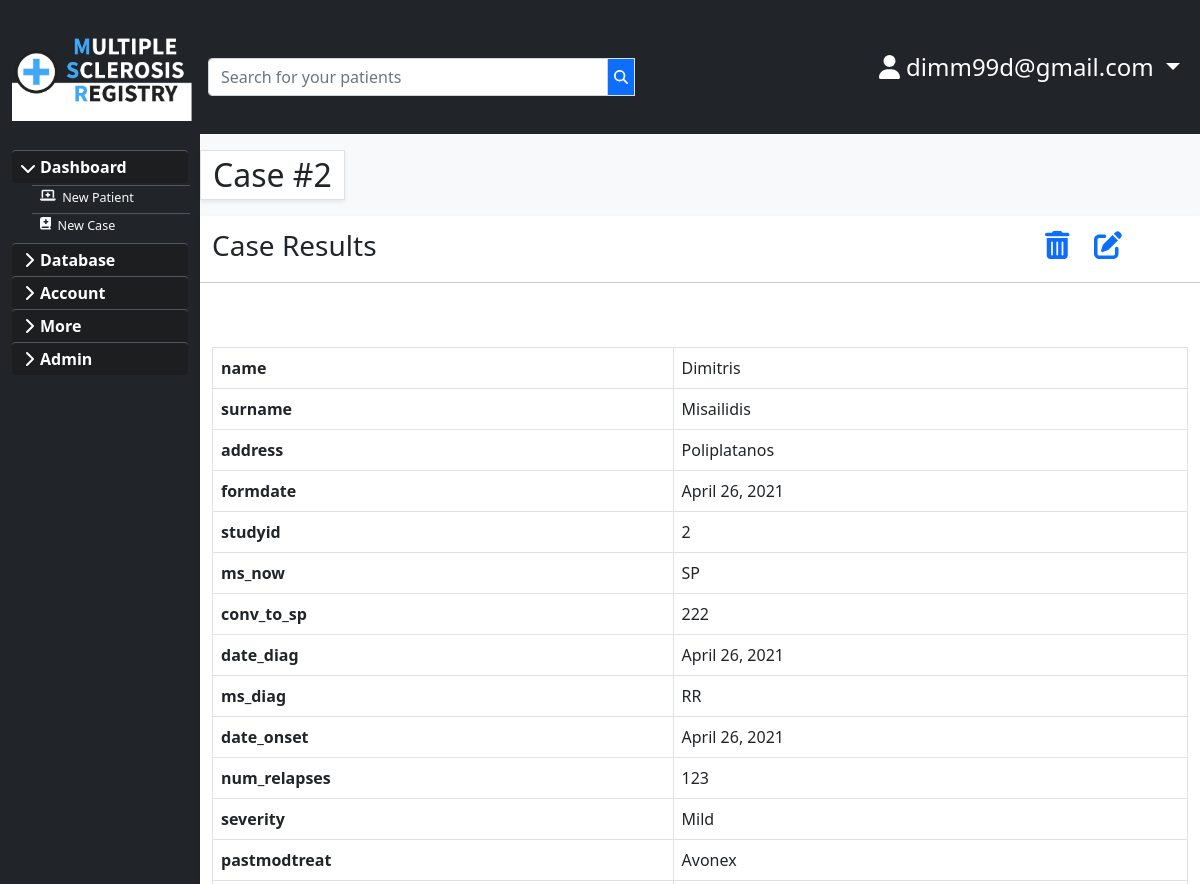
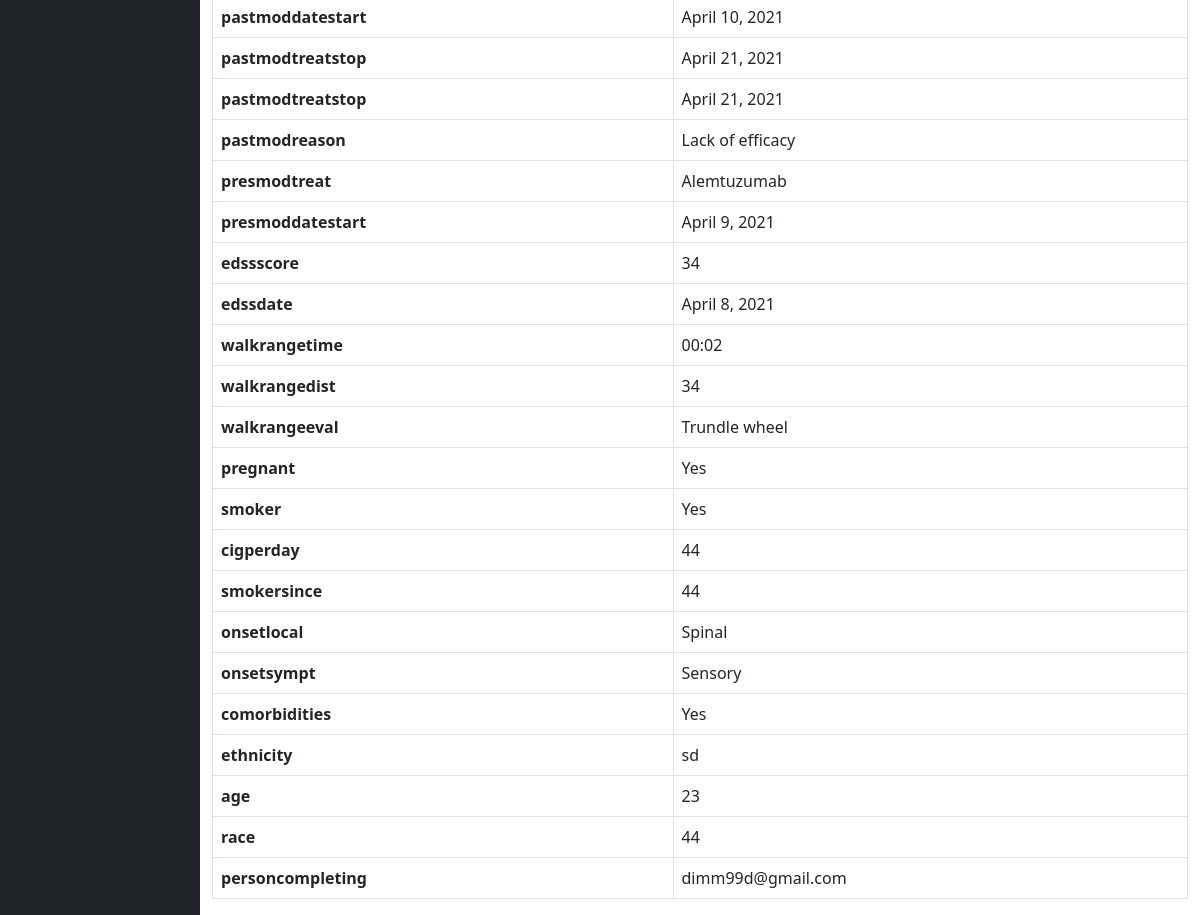
Page /registry/28/2 (signed in) on the committed database (2 pictures, top to bottom).
### users/models.py (models this page shows, shortened)
class User(AbstractBaseUser, PermissionsMixin):
    email = models.EmailField(max_length=254, unique=True)
    is_staff = models.BooleanField(default=False)
    is_superuser = models.BooleanField(default=False)
    is_active = models.BooleanField(default=True)
    last_login = models.DateTimeField(null=True, blank=True)
    date_joined = models.DateTimeField(auto_now_add=True)
    name = models.CharField(max_length=25, null=True, blank=True)
    surname = models.CharField(max_length=25, null=True, blank=True)
    USERNAME_FIELD = 'email'
    EMAIL_FIELD = 'email'
    REQUIRED_FIELDS = ['name','surname']
    objects = UserManager()

### main/models.py (models this page shows, shortened)
class Mscase(models.Model):
    ms_choices=(
        ('RR','Relapsing-remitting MS'),
        ('SP','Secondary progressive MS'),
        ('PP','Primary progressive MS'),
        ('Other','Other'),
    )
    severity_choices=(
        ('Mild','Mild'),
        ('Moderate','Moderate'),
        ('Severe','Severe'),
    )
    modtreat_choices=(
        ('Alemtuzumab','Alemtuzumab'),
        ('Avonex','Avonex'),
        ('Betaferon','Betaferon'),
        ('Copaxone','Copaxone'),
        ('Extavia','Extavia'),
        ('Fingolimod','Fingolimod'),
        ('Mitoxantrone','Mitoxantrone'),
        ('Natalizumab','Natalizumab'),
        ('Ocrelizumab','Ocrelizumab'),
        ('Rebif','Rebif'),
        ('Tecfidera','Tecfidera'),
        ('Teriflunomide','Teriflunomide'),
        ('None','None'),
    )
    pastmodreason_choices=(
        ('Lack of efficacy','Lack of efficacy'),
        ('Side Effects','Side Effects'),
        ('Other','Other'),
    )
    evaluation_choices=(
        ('Self-estimated','Self-estimated'),
        ('Trundle wheel','Trundle wheel'),
        ('Treadmill','Treadmill'),
    )
    onsetlocal_choices=(
        ('Spinal','Spinal'),
        ('Cortex','Cortex'),
        ('Visual','Visual'),
        ('Cerebellar/brainstem','Cerebellar/brainstem'),
    )
    onsetsympt_choices=(
        ('Vision','Vision'),
        ('Motor','Motor'),
        ('Sensory','Sensory'),
        ('Coordination','Coordination'),
        ('Bowel/Bladder','Bowel/Bladder'),
        ('Fatigue','Fatigue'),
        ('Cognitive','Cognitive'),
        ('Encephalopathy','Encephalopathy'),
        ('Other','Other'),
    )
    yes_no=(
        ('Yes','Yes'),
        ('No','No')
    )
    mspatient = models.ForeignKey(Mspatient, null=True, on_delete= models.CASCADE)
    formdate = models.DateField()
    studyid = models.AutoField(primary_key=True)
    ms_now = models.CharField(max_length=10,choices=ms_choices)
    conv_to_sp=models.CharField(max_length=20)
    date_diag=models.DateField()
    ms_diag= models.CharField(max_length=10,choices=ms_choices)
    date_onset=models.DateField()
    num_relapses=IntegerField()
    severity=models.CharField(max_length=10,choices=severity_choices)
    pastmodtreat=models.CharField(max_length=20,choices=modtreat_choices)
    pastmoddatestart=models.DateField()
    pastmodtreatstop=models.DateField()
    pastmodreason= models.CharField(max_length=20,choices=pastmodreason_choices)
    presmodtreat=models.CharField(max_length=20,choices=modtreat_choices)
    presmoddatestart=models.DateField()
    edssscore=IntegerField()
    edssdate=DateField()
    walkrangetime=CharField(max_length=5)
    walkrangedist=IntegerField()
    walkrangeeval=models.CharField(max_length=20,choices=evaluation_choices)
    pregnant=models.CharField(max_length=20,choices=yes_no,null=True,blank=True)
    smoker=models.CharField(max_length=20,choices=yes_no,null=True,blank=True)
    cigperday=IntegerField(null=True,blank=True)
    smokersince=IntegerField(null=True,blank=True)
    onsetlocal = models.CharField(max_length=30,choices=onsetlocal_choices,null=True,blank=True)
    onsetsympt = models.CharField(max_length=30,choices=onsetsympt_choices,null=True,blank=True)
    comorbidities=models.CharField(max_length=20,choices=yes_no,null=True,blank=True)
    ethnicity=models.CharField(max_length=20,null=True,blank=True)
    age=IntegerField(null=True,blank=True)
    race=models.CharField(max_length=20,null=True,blank=True)
    personcompleting=models.ForeignKey(User,editable=False, null=True, on_delete= models.CASCADE)
    def __str__(self):
        return 'Case #%s' % (self.studyid)

class Mspatient(models.Model):
    name = models.CharField(max_length=30)
    surname = models.CharField(max_length=30,default='')
    address = models.CharField(max_length=30)
    datecreated = models.DateField(auto_now_add=True)
    createdby = models.ForeignKey(User,editable=False, null=True,blank=True, on_delete= models.SET_NULL)

### main/decorators.py (the view)
        def wrapper_func(request,**kwargs):
            group=None
            if request.user.groups.exists():
                group=request.user.groups.all()[0].name
            if group in allowed_roles:
                return view_func(request,**kwargs)
            else:
                return redirect('/')
            return view_func(request,**kwargs)

### main/templatetags/hasgroup.py (called while the page is built)
@register.filter(name='has_group')
def has_group(user, group_name):
    group = Group.objects.get(name=group_name)
    return True if group in user.groups.all() else False

### main/views.py (called while the page is built)
@allowed_users(allowed_roles=['admin','doctor'])
def caseentry(request,id,sid):
    mspatient = Mspatient.objects.get(id=id)
    mscase=Mscase.objects.get(studyid=sid)
    return render(request, 'main/case.html', {'mspatient':mspatient,'mscase':mscase})

### main/templates/main/case.html (shortened to what this page needs)
{% extends 'main/main_template.html' %}
{% load static %}
{% block content %}
<link href="{% static 'main/sidebar.css'%}" rel="stylesheet">
    <div class="row">
      {% include 'main/sidebar.html' %}
      <div class="asbcontent col-md-10 col-sm-12 mt-3">
        <div class="row ">
          <p class="fs-2 bg-white border w-auto shadow-sm">Case #{{mscase.studyid}}</p>
        </div>
        <div class="row justify-content-center">
          <div class="col-xl-12 col-xxl-9 bg-white shadow-sm ">
            <div class="row pt-2 justify-content-between">
              <p class="fs-3 col-10">Case Results</p>
              <div class="col">
                <span data-bs-toggle="tooltip" data-placement="top" title="Delete this case">
                  <a href="" class="text-decoration-none fs-3"  data-bs-toggle="modal" data-bs-target="#deletecasemodal{{mscase.studyid}}" >
                    <i class="fas fa-trash-alt"></i>
                  </a>
                </span>
                <a class="text-decoration-none fs-3" data-bs-toggle="tooltip" title="Edit Case" href="{% url 'main:update_caseform' mscase.studyid %}">
                  <i class="fa fa-edit"></i>
                </a>
              </div>
              <hr>
            </div>
            <table id="table_id" class="table table-bordered table-hover mt-5">
              <tr>
                <th>name</th>
                <td>{{mspatient.name}}</td>
              </tr>
              <tr>
                <th>surname</th>
                <td>{{mspatient.surname}}</td>
              </tr>
              <tr>
                <th>address</th>
                <td>{{mspatient.address}}</td>
              </tr>
              <tr>
                <th>formdate</th>
                <td>{{mscase.formdate}}</td>
              </tr>
              <tr>
                <th>studyid</th>
                <td>{{mscase.studyid}}</td>
              </tr>
              <tr>
                <th>ms_now</th>
                <td>{{mscase.ms_now}}</td>
              </tr>
              <tr>
                <th>conv_to_sp</th>
                <td>{{mscase.conv_to_sp}}</td>
              </tr>
              <tr>
                <th>date_diag</th>
                <td>{{mscase.date_diag}}</td>
              </tr>
              <tr>
                <th>ms_diag</th>
                <td>{{mscase.ms_diag}}</td>
              </tr>
              <tr>
                <th>date_onset</th>
                <td>{{mscase.date_onset}}</td>
              </tr>
              <tr>
                <th>num_relapses</th>
                <td>{{mscase.num_relapses}}</td>
              </tr>
              <tr>
                <th>severity</th>
                <td>{{mscase.severity}}</td>
              </tr>
              <tr>
                <th>pastmodtreat</th>
                <td>{{mscase.pastmodtreat}}</td>
              </tr>
              <tr>
                <th>pastmoddatestart</th>
                <td>{{mscase.pastmoddatestart}}</td>
              </tr>
              <tr>
                <th>pastmodtreatstop</th>
                <td>{{mscase.pastmodtreatstop}}</td>
              </tr>
              <tr>
                <th>pastmodtreatstop</th>
                <td>{{mscase.pastmodtreatstop}}</td>
              </tr>
              <tr>
                <th>pastmodreason</th>
                <td>{{mscase.pastmodreason}}</td>
              </tr>
              <tr>
                <th>presmodtreat</th>
                <td>{{mscase.presmodtreat}}</td>
              </tr>
              <tr>
                <th>presmoddatestart</th>
                <td>{{mscase.presmoddatestart}}</td>
              </tr>
              <tr>
                <th>edssscore</th>
                <td>{{mscase.edssscore}}</td>
              </tr>
              <tr>
                <th>edssdate</th>
                <td>{{mscase.edssdate}}</td>
              </tr>
              <tr>
                <th>walkrangetime</th>
                <td>{{mscase.walkrangetime}}</td>
              </tr>
              <tr>
                <th>walkrangedist</th>
                <td>{{mscase.walkrangedist}}</td>
              </tr>
              <tr>
                <th>walkrangeeval</th>
                <td>{{mscase.walkrangeeval}}</td>
              </tr>
              <tr>
                <th>pregnant</th>
                <td>{{mscase.pregnant}}</td>
              </tr>
              <tr>
                <th>smoker</th>
                <td>{{mscase.smoker}}</td>
              </tr>
              <tr>
                <th>cigperday</th>
                <td>{{mscase.cigperday}}</td>
              </tr>
              <tr>
                <th>smokersince</th>
                <td>{{mscase.smokersince}}</td>
              </tr>
              <tr>
                <th>onsetlocal</th>
                <td>{{mscase.onsetlocal}}</td>
              </tr>
              <tr>
                <th>onsetsympt</th>
                <td>{{mscase.onsetsympt}}</td>
              </tr>
              <tr>
                <th>comorbidities</th>
                <td>{{mscase.comorbidities}}</td>
              </tr>
              <tr>
                <th>ethnicity</th>
                <td>{{mscase.ethnicity}}</td>
              </tr>
              <tr>
                <th>age</th>
                <td>{{mscase.age}}</td>
              </tr>
              <tr>
                <th>race</th>
                <td>{{mscase.race}}</td>
              </tr>
              <tr>
                <th>personcompleting</th>
                <td>{{mscase.personcompleting}}</td>
              </tr>
            </table>
        </div>
        </div>
      </div>
    </div>
{% endblock %}

### main/templates/main/navbar.html (shortened to what this page needs)
{% load static %}
<div class="row">
  <nav class="navbar navbar-expand-md bg-dark navbar-dark ">
    <div class="col-2" id="headernav">
      <div class="navbar-header">
        <a class=" navbar-brand d-block " href="{% url 'main:homepage' %}">
          <img class="main-icon" src="{% static 'main/brand.png' %}" alt="">
        </a>
      </div>
    </div>
      {% if user.is_authenticated %}
      <div class="col-10" id="navitems">
      <div class="collapse navbar-collapse bg-dark b-0 " id="navbarcollapse">
        <div id="navsearch">
          {% include 'main/search.html' %}
        </div>
        <ul class="nav navbar-nav ms-auto">
          <li class="nav-item dropdown">
            <a  class="fs-4 nav-link dropdown-toggle text-white" href="#" id="userdropdown" role="button" data-bs-toggle="dropdown" aria-haspopup="true" aria-expanded="false">
              <i class="fas fa-user"></i> {{ user.email }}
            </a>
          </li>
        </ul>
      </div>
      </div>
      {% endif %}
    </div>
</div>

### main/static/main/styling.css (style rules this page uses)
.navbar { background: #e7e7e7; }
.main-icon { object-fit: contain; width: 9em; height:auto; }
html,body { height: 100%; overflow: auto; margin-left: calc(100vw - 100%); margin-right: 0; }

### main/static/main/sidebar.css (style rules this page uses)
.dropdown-toggle { outline: 0; }

### rows in the picture
User: email "dimm99d@gmail.com"
Mscase: studyid "2", formdate "April 26, 2021", ms_now "SP", conv_to_sp "222", date_diag "April 26, 2021", ms_diag "RR", date_onset "April 26, 2021", num_relapses "123", severity "Mild", pastmodtreat "Avonex", pastmoddatestart "April 10, 2021", pastmodtreatstop "April 21, 2021", pastmodreason "Lack of efficacy", presmodtreat "Alemtuzumab", presmoddatestart "April 9, 2021", edssscore "34", edssdate "April 8, 2021", walkrangetime "00:02", walkrangedist "34", walkrangeeval "Trundle wheel", pregnant "Yes", smoker "Yes", cigperday "44", smokersince "44", onsetlocal "Spinal", onsetsympt "Sensory", comorbidities "Yes", ethnicity "sd", age "23", race "44", personcompleting "dimm99d@gmail.com"
Mspatient: name "Dimitris", surname "Misailidis", address "Poliplatanos"
